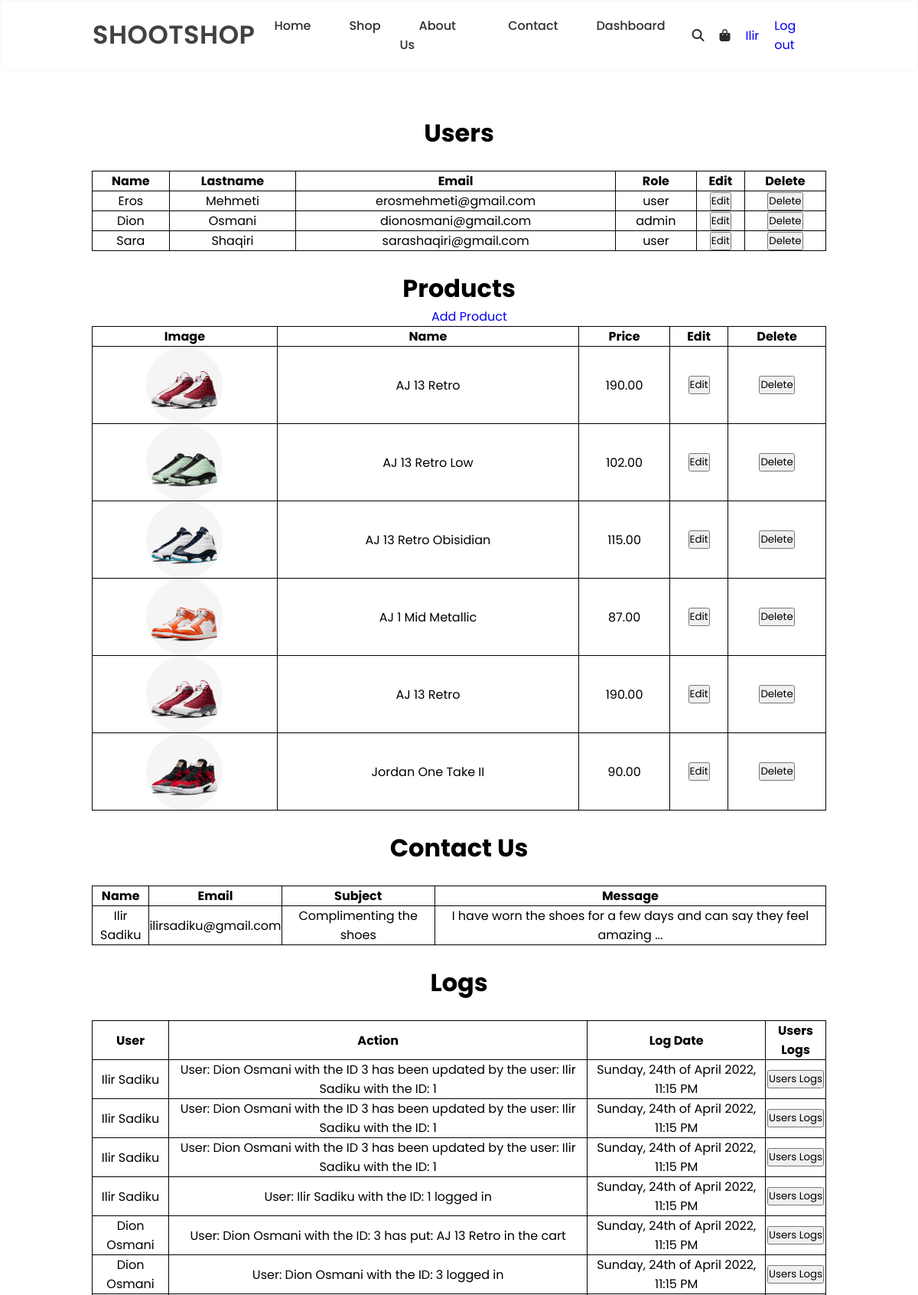
The app's page /View/dashboard.php (signed in, upper part) with its own data.
### tables this page shows
CREATE TABLE `users` (
  `ID` int(11) NOT NULL,
  `name` varchar(255) NOT NULL,
  `lastname` varchar(255) NOT NULL,
  `email` varchar(255) NOT NULL,
  `password` varchar(255) NOT NULL,
  `created_at` longtext NOT NULL,
  `updated_at` longtext NOT NULL,
  `last_access` longtext NOT NULL,
  `role` enum('user','admin') NOT NULL
);

CREATE TABLE `product` (
  `ID` int(11) NOT NULL,
  `name` varchar(255) NOT NULL,
  `price` varchar(255) NOT NULL,
  `image` longtext NOT NULL
);

CREATE TABLE `contact` (
  `ID` int(11) NOT NULL,
  `name` varchar(255) NOT NULL,
  `email` varchar(255) NOT NULL,
  `subject` varchar(255) NOT NULL,
  `message` longtext NOT NULL
);

CREATE TABLE `logs` (
  `Id` int(11) NOT NULL,
  `userID` varchar(255) NOT NULL,
  `action` longtext NOT NULL,
  `log_date` longtext NOT NULL
);

### Repository/UserRepository.php (called while the page is built, shortened)
<?php
class userRepository{
	private $connection;
	function __construct(){
        $conn = new config();
        $this->connection = $conn->startConnection();
    }
	function getUserById($id){
        $conn = $this->connection;
        $sql = "SELECT * FROM users WHERE id='$id'";
        $statement = $conn->query($sql);
        $user = $statement->fetch();
        return $user;
    }
	function getAllUsers(){
        $conn = $this->connection;
        $id=$_SESSION['id'];
        $sql = "SELECT * FROM users WHERE id<>'$id' ";
        $statement = $conn->query($sql);
        $users = $statement->fetchAll();
        return $users;
    }
}
?>

### Repository/productRepository.php (called while the page is built, shortened)
<?php
class productRepository{
	private $connection;
	function __construct(){
        $conn = new config();
        $this->connection = $conn->startConnection();
    }
    function getAllProducts(){
        $conn = $this->connection;
        $sql = "SELECT * FROM product";
        $statement = $conn->query($sql);
        $products = $statement->fetchAll();
        return $products;
    }
}
?>

### Repository/contactRepository.php (called while the page is built, shortened)
<?php
class contactRepository{
	private $connection;
	function __construct(){
        $conn = new config();
        $this->connection = $conn->startConnection();
    }
	function getAllFeedbacks(){
        $conn = $this->connection;
        $sql = "SELECT * FROM contact";
        $statement = $conn->query($sql);
        $feedbacks = $statement->fetchAll();
        return $feedbacks;
    }
}
?>

### Repository/logsRepository.php (called while the page is built, shortened)
<?php
class logsRepository{
	private $connection;
	function __construct(){
        $conn = new config();
        $this->connection = $conn->startConnection();
    }
	function getAllLogs(){
        $conn = $this->connection;
        $sql = "SELECT * FROM logs ORDER BY ID DESC";
        $statement = $conn->query($sql);
        $logs = $statement->fetchAll();
        return $logs;
    }
}
?>

### View/dashboard.php (the view, shortened to what this page needs)
<!DOCTYPE html>
<html>
<head>
	<link rel="stylesheet" type="text/css" href="style.css">
</head>
<body>
<?php
		include('../Includes/header.php');
		include_once '../Repository/userRepository.php';
		include_once '../Repository/productRepository.php';
		include_once '../Repository/contactRepository.php';
		include_once '../Repository/logsRepository.php';
        $userRepository = new UserRepository();
		$productRepository = new productRepository();
		$contactRepository = new contactRepository();
		$logsRepository = new logsRepository();
        $users = $userRepository->getAllUsers();
		$products = $productRepository->getAllProducts();
		$logs= $logsRepository->getAllLogs();
		$feedbacks= $contactRepository->getAllFeedbacks();
        ?>
<div class="container">
		<div class="row">
			<div>
				<br><h1 style="margin-top:100px;text-align:center;">Users</h1><br>
				<table class="align-center table-bordered dashboard-table">
					<tr>
						<th>Name</th>
						<th>Lastname</th>
						<th>Email</th>
						<th>Role</th>
						<th>Edit</th>
						<th>Delete</th>
					</tr>
					<?php
					foreach($users as $user){?>
						<tr>
							<td><?= $user['name']?></td>
							<td><?= $user['lastname']?></td>
							<td><?= $user['email']?></td>
							<td><?= $user['role']?></td>
							<td class="align-text-center"><a href='editUser.php?id=<?=$user["ID"]?>'><button class="editBtn">Edit</button></a></td>
							<td class="align-text-center"><a href='dashboard.php?deleteID=<?=$user["ID"]?>'><button class="deleteBtn">Delete</button></a></td>
						</tr>
					<?php
					}
					?>
			</div>
				<div>
				<table class="align-center table-bordered dashboard-table">
				<br><h1 style="text-align:center;">Products</h1>
				<a style ='margin-left:47%;' href='addproduct.php'> Add Product</a></br>
					<tr>
						<th>Image</th>
						<th>Name</th>
						<th>Price</th>
						<th>Edit</th>
						<th>Delete</th>
					</tr>
					<?php
					foreach($products as $product){?>
						<tr>
							<td class="align-text-center">
								<img style=" width: 100px; height:100px; border-radius: 75%;" src="../Resources/productImg/<?= $product['image']?>">
							</td>
							<td><?= $product['name']?></td>
							<td><?= $product['price']?></td>
							<td class="align-text-center"><a href='editProduct.php?id=<?=$product["ID"]?>'><button class="editBtn">Edit</button></a></td>
							<td class="align-text-center"><a href='dashboard.php?ID=<?=$product["ID"]?>'><button class="deleteBtn">Delete</button></a></td>
						</tr>
					<?php
					}
					?>
				</table>
				</div>
				<div>
				<br><h1 style="text-align:center;">Contact Us</h1><br>
				<table class="align-center table-bordered dashboard-table">
					<tr>
						<th>Name</th>
						<th>Email</th>
						<th>Subject</th>
						<th>Message</th>
					</tr>
					<?php
					foreach($feedbacks as $contact){
						?>
						<tr>
							<td><?= $contact['name']?></td>
							<td><?= $contact['email']?></td>
							<td><?= $contact['subject']?></td>
							<td><?= $contact['message']?></td>
						</tr>
					<?php
					}
					?>
				</table>
				</div>
				<div>
				<br><h1 style="text-align:center;">Logs</h1><br>
				<table class="align-center table-bordered dashboard-table">
					<tr>
						<th>User</th>
						<th>Action</th>
						<th>Log Date</th>
						<th>Users Logs</th>
					</tr>
					<?php
					foreach($logs as $log){
						$user = $userRepository->getUserById($log['userID']);
						?>
						<tr>
							<td><?= $user['name']." ".$user['lastname']?></td>
							<td><?= $log['action']?></td>
							<td><?= $log['log_date']?></td>
							<td class="align-text-center"><a href='auditLogs.php?id=<?=$user["ID"]?>'><button class="editBtn">Users Logs</button></a></td>
						</tr>
					<?php
					}
					?>
				</table><br><br>
				</div>
			</div>
		</div>
</body>
</html>

### View/style.css (style rules this page uses)
* { margin: 0px; padding: 0px; font-family: poppins; box-sizing: border-box; }
body { margin: 0px; padding: 0px; font-family: poppins; }
a { text-decoration: none; }

### View/dashboard.php (style rules this page uses)
table, td, th { border: 1px solid black; }
table { border-collapse: collapse; width: 80%; margin-left:10%; }
td { text-align: center; }

### records on screen
users: name "Eros", lastname "Mehmeti", email "erosmehmeti@gmail.com", role "user"
users: name "Dion", lastname "Osmani", email "dionosmani@gmail.com", role "admin"
users: name "Sara", lastname "Shaqiri", email "sarashaqiri@gmail.com", role "user"
product: image (picture), name "AJ 13 Retro", price "190.00"
product: image (picture), name "AJ 13 Retro Low", price "102.00"
product: image (picture), name "AJ 13 Retro Obisidian", price "115.00"
product: image (picture), name "AJ 1 Mid Metallic", price "87.00"
product: image (picture), name "AJ 13 Retro", price "190.00"
product: image (picture), name "Jordan One Take II", price "90.00"
contact: name "Ilir Sadiku", email "ilirsadiku@gmail.com", subject "Complimenting the shoes", message "I have worn the shoes for a few days and can say they feel amazing ..."
logs: userID.name "Ilir", userID.lastname "Sadiku", action "User: Dion Osmani with the ID 3 has been updated by the user: Ilir Sadiku with the ID: 1", log_date "Sunday, 24th of April 2022, 11:15 PM"
logs: userID.name "Ilir", userID.lastname "Sadiku", action "User: Dion Osmani with the ID 3 has been updated by the user: Ilir Sadiku with the ID: 1", log_date "Sunday, 24th of April 2022, 11:15 PM"
logs: userID.name "Ilir", userID.lastname "Sadiku", action "User: Dion Osmani with the ID 3 has been updated by the user: Ilir Sadiku with the ID: 1", log_date "Sunday, 24th of April 2022, 11:15 PM"
logs: userID.name "Ilir", userID.lastname "Sadiku", action "User: Ilir Sadiku with the ID: 1 logged in", log_date "Sunday, 24th of April 2022, 11:15 PM"
logs: userID.name "Dion", userID.lastname "Osmani", action "User: Dion Osmani with the ID: 3 has put: AJ 13 Retro in the cart", log_date "Sunday, 24th of April 2022, 11:15 PM"
logs: userID.name "Dion", userID.lastname "Osmani", action "User: Dion Osmani with the ID: 3 logged in", log_date "Sunday, 24th of April 2022, 11:15 PM"

### other values on screen
$_SESSION['name'] "Ilir"
